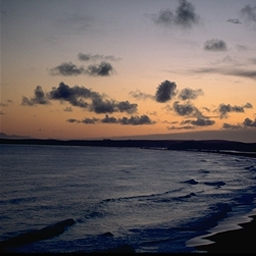
#> input picture Scene Classification with Random Forests/4scenes/coast_bea33.jpg, 256 x 256 px; its folder holds only this picture in this run
$ python run.py --dataset 4scenes   (older library calls are emulated)
#> lines starting #> are read from the running program, lines starting #| are printed output that depends on the picture
#> further down, image is the input picture: shape (256, 256, 3); mean B, G, R 94.3, 94.9, 104.3
# import the necessary packages
from __future__ import print_function
from sklearn.metrics import classification_report
from sklearn.ensemble import RandomForestClassifier
from sklearn.tree import DecisionTreeClassifier
from imutils import paths
import numpy as np
import argparse, mahotas, cv2, sklearn

# handle older versions of sklearn
if int((sklearn.__version__).split(".")[1]) < 18:
	from sklearn.cross_validation import train_test_split

# otherwise we're using at lease version 0.18
else:
	from sklearn.model_selection import train_test_split

def describe(image):
	# extract the mean and standard deviation from each channel of the image
	# in the HSV color space
	(means, stds) = cv2.meanStdDev(cv2.cvtColor(image, cv2.COLOR_BGR2HSV))
#> means = [79.85, 68.81, 112.7]; stds = [55.48, 58.72, 59.79]
	colorStats = np.concatenate([means, stds]).flatten()
#> colorStats = [79.85, 68.81, 112.7, 55.48, 58.72, 59.79]

	# extract Haralick texture features
	gray = cv2.cvtColor(image, cv2.COLOR_BGR2GRAY)
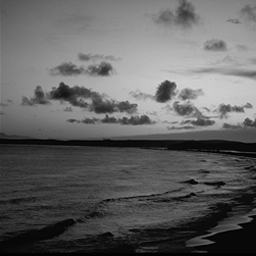
#> gray: shape (256, 256); min 0, max 213, mean 97.6
#> (the run stopped early here; a loop or call above may not have finished)

$ run again, on Scene Classification with Random Forests/4scenes/coast_bea39.jpg
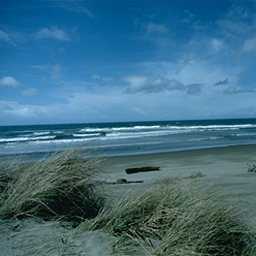
#> input picture Scene Classification with Random Forests/4scenes/coast_bea39.jpg, 256 x 256 px
#> image is the input picture: shape (256, 256, 3); mean B, G, R 131.7, 109.9, 63.1
#> means = [92.03, 130.7, 135.1]; stds = [13.63, 66.89, 47.77]
#> colorStats = [92.03, 130.7, 135.1, 13.63, 66.89, 47.77]
#> in describe, `gray = cv2.cvtColor(image, cv2.COLOR_BGR2GRAY)`:
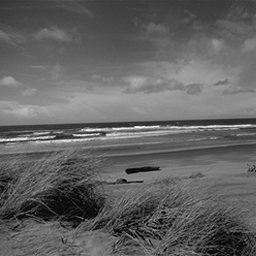
#> gray: shape (256, 256); min 1, max 248, mean 98.4

$ run again, on Scene Classification with Random Forests/4scenes/coast_cdmc851.jpg
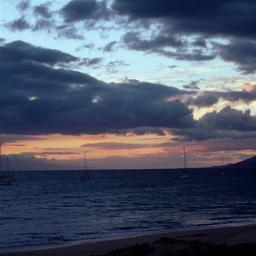
#> input picture Scene Classification with Random Forests/4scenes/coast_cdmc851.jpg, 256 x 256 px
#> image is the input picture: shape (256, 256, 3); mean B, G, R 106.2, 87.2, 78.2
#> means = [103.9, 109, 111.6]; stds = [32.33, 52.07, 63.36]
#> colorStats = [103.9, 109, 111.6, 32.33, 52.07, 63.36]
#> in describe, `gray = cv2.cvtColor(image, cv2.COLOR_BGR2GRAY)`:
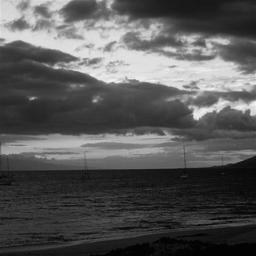
#> gray: shape (256, 256); min 0, max 247, mean 86.7
